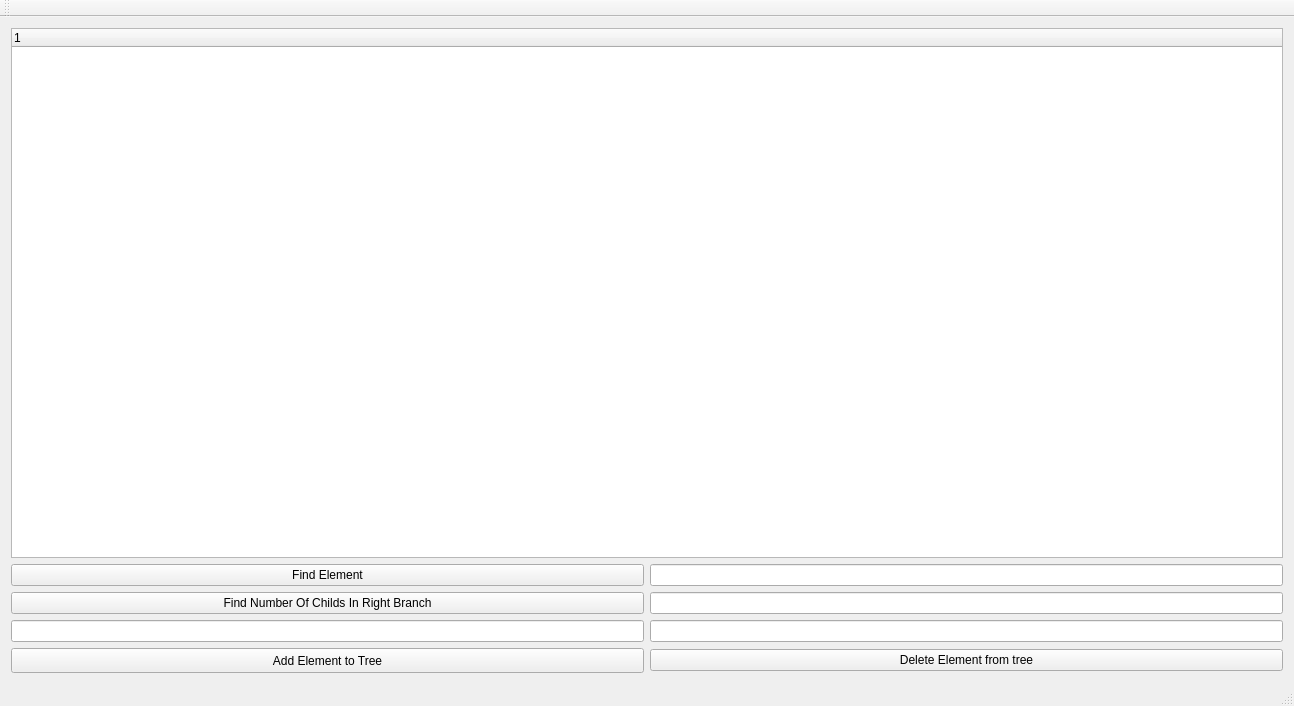
<?xml version="1.0" encoding="UTF-8"?>
<ui version="4.0">
 <class>MainWindowClass</class>
 <widget class="QMainWindow" name="MainWindowClass">
  <property name="geometry">
   <rect>
    <x>0</x>
    <y>0</y>
    <width>1294</width>
    <height>706</height>
   </rect>
  </property>
  <property name="windowTitle">
   <string>MainWindow</string>
  </property>
  <widget class="QWidget" name="centralWidget">
   <property name="minimumSize">
    <size>
     <width>1294</width>
     <height>0</height>
    </size>
   </property>
   <layout class="QHBoxLayout" name="horizontalLayout">
    <item>
     <layout class="QGridLayout" name="gridLayout">
      <item row="2" column="0">
       <widget class="QPushButton" name="Childs">
        <property name="text">
         <string>Find Number Of Childs In Right Branch</string>
        </property>
       </widget>
      </item>
      <item row="4" column="1">
       <widget class="QLineEdit" name="Delete_input"/>
      </item>
      <item row="4" column="0">
       <widget class="QLineEdit" name="Add_input"/>
      </item>
      <item row="0" column="0" colspan="2">
       <widget class="QTreeWidget" name="Tree">
        <column>
         <property name="text">
          <string notr="true">1</string>
         </property>
        </column>
       </widget>
      </item>
      <item row="5" column="0">
       <widget class="QPushButton" name="Add">
        <property name="minimumSize">
         <size>
          <width>300</width>
          <height>25</height>
         </size>
        </property>
        <property name="text">
         <string>Add Element to Tree</string>
        </property>
       </widget>
      </item>
      <item row="2" column="1">
       <widget class="QLineEdit" name="Output">
        <property name="readOnly">
         <bool>true</bool>
        </property>
       </widget>
      </item>
      <item row="5" column="1">
       <widget class="QPushButton" name="Delete">
        <property name="text">
         <string>Delete Element from tree</string>
        </property>
       </widget>
      </item>
      <item row="1" column="0">
       <widget class="QPushButton" name="Find">
        <property name="text">
         <string>Find Element</string>
        </property>
       </widget>
      </item>
      <item row="1" column="1">
       <widget class="QLineEdit" name="Find_Line"/>
      </item>
     </layout>
    </item>
   </layout>
  </widget>
  <widget class="QMenuBar" name="menuBar">
   <property name="geometry">
    <rect>
     <x>0</x>
     <y>0</y>
     <width>1294</width>
     <height>22</height>
    </rect>
   </property>
  </widget>
  <widget class="QToolBar" name="mainToolBar">
   <attribute name="toolBarArea">
    <enum>TopToolBarArea</enum>
   </attribute>
   <attribute name="toolBarBreak">
    <bool>false</bool>
   </attribute>
  </widget>
  <widget class="QStatusBar" name="statusBar"/>
 </widget>
 <layoutdefault spacing="6" margin="11"/>
 <resources>
  <include location="MainWindow.qrc"/>
 </resources>
 <connections/>
</ui>
